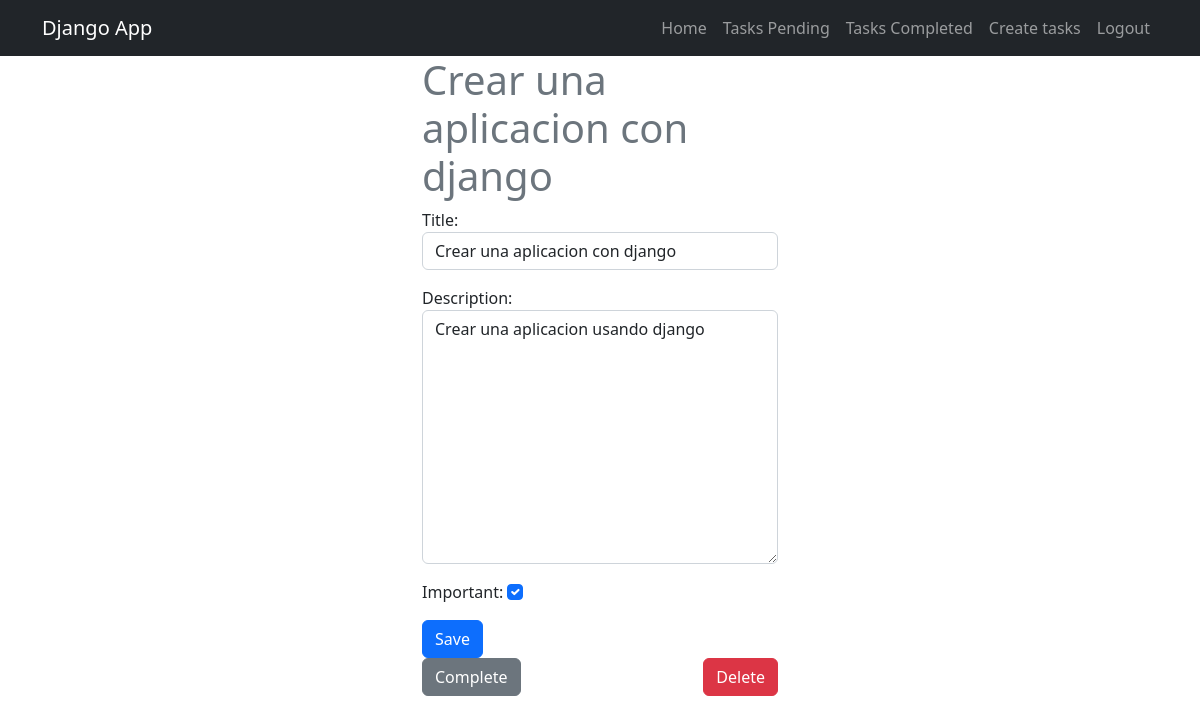
/tasks/5/ (signed in), run on an earlier commit of the app's database.
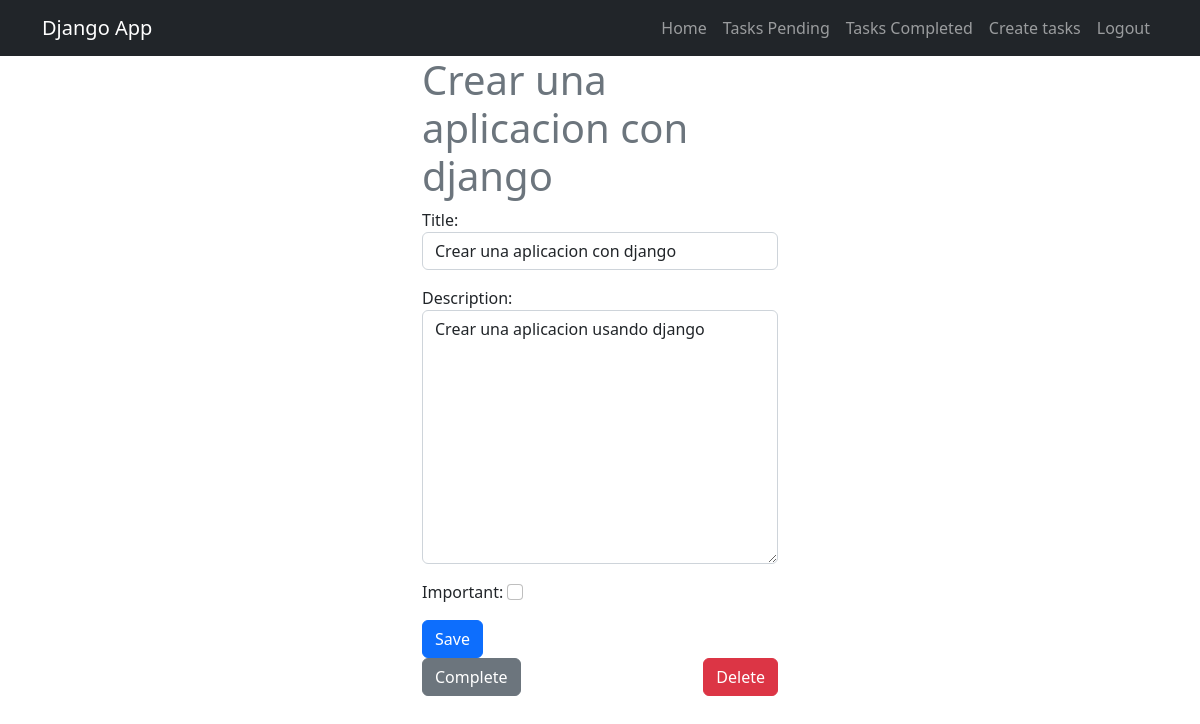
And on a later commit of the database.
### tasks/models.py (models this page shows, shortened)
class Task(models.Model):
    title = models.CharField(max_length = 100)
    description = models.TextField(blank = True)
    created = models.DateTimeField(auto_now_add = True)
    datecompleted = models.DateTimeField(null = True, blank = True)
    important = models.BooleanField(default = False)
    user = models.ForeignKey(User, on_delete = models.CASCADE)

### tasks/views.py (the view, shortened to what this page needs)
# urls.py: path('tasks/<int:task_id>/', views.task_detail, name='task_detail'),
@login_required
def task_detail(request, task_id):
    if request.method == 'GET':
        task = get_object_or_404(Task, pk = task_id, user = request.user)
        form = TaskForm(instance=task)
        return render(request, 'task_detail.html', {
            'task': task,
            'form': form
        })

### tasks/forms.py
class TaskForm(forms.ModelForm):
    class Meta:
        model = Task
        fields = ['title', 'description', 'important']
        widgets = {
            'title': forms.TextInput(attrs={'class': 'form-control', 'placeholder': 'Write a title'}),
             'description': forms.Textarea(attrs={'class': 'form-control', 'placeholder': 'Write a description'}),
             'important': forms.CheckboxInput(attrs={'class': 'form-check-input'}),
        }

### tasks/templates/task_detail.html (shortened to what this page needs)
{% extends 'base.html' %}
{% block content %}
<main class="container">
    <div class="row">
        <div class="col-md-4 offset-md-4">
            <h1 class="text-secondary">{{ task.title }}</h1>
            <form method="POST">
                {{form.as_p}}
                <button class="btn btn-primary">
                    Save
                </button>
            </form>
            <div class="d-flex justify-content-between">
                <form action="{% url 'complete_task' task.id %}" method="POST">
                    <button class="btn btn-secondary">
                        Complete
                    </button>
                </form>
                <form action="{% url 'delete_task' task.id %}" method="POST">
                    <button class="btn btn-danger">
                        Delete
                    </button>
                </form>
            </div>
        </div>
    </div>
</main>
{% endblock %}

What changed in the data, as far as the page shows it:
changed Task "Crear una aplicacion con django": important "☑" → "☐"
